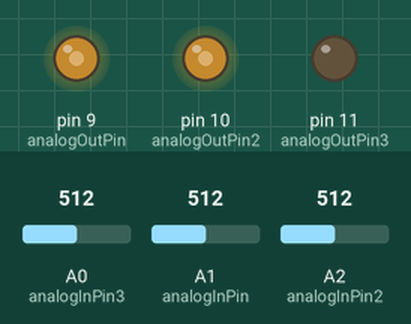
Recording of a sketch running on a simulated Arduino Uno, built with avr-gcc and run on an emulated ATmega328P. Shown: output pins drawn as LEDs (lit = HIGH). The test bench sets the inputs (shaded band); at power-on: A0 (analogInPin3) = 512, A1 (analogInPin) = 512, A2 (analogInPin2) = 512.

Above: at 1.2 s.
1.3 s: A0 (analogInPin3) set to 390
At 2.1 s:
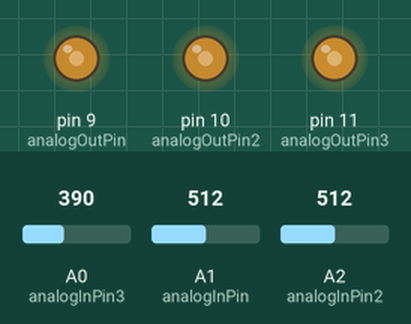
2.8 s: A1 (analogInPin) set to 716
At 3.2 s:
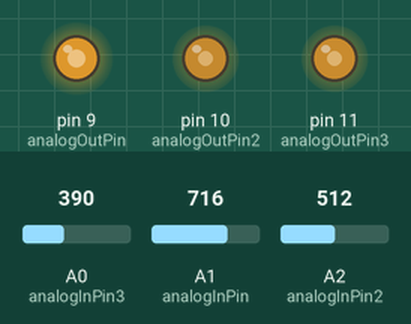
4.3 s: A2 (analogInPin2) set to 716
At 5.5 s:
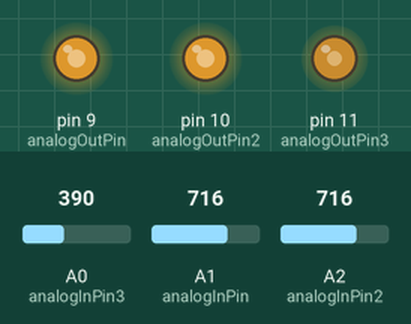
5.8 s: A0 (analogInPin3) set to 306
At 6.7 s:
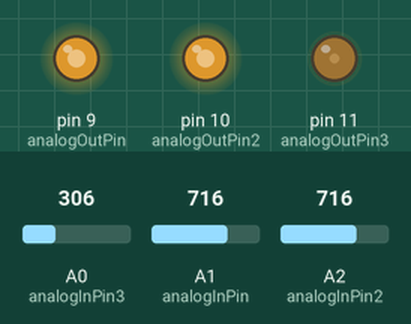
7.3 s: A1 (analogInPin) set to 900
At 7.9 s:
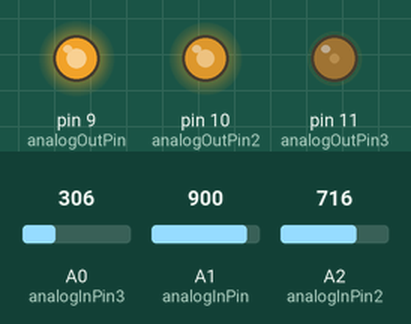
8.8 s: A2 (analogInPin2) set to 900
At 10.2 s:
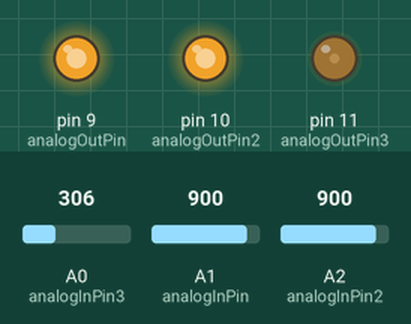
Timing chart, 0 to 11.3 s (numbered marks = the images above; inputs shaded):
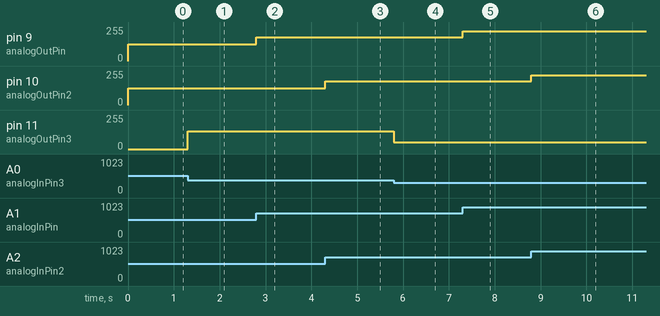

Measured:
- after the input at 1.3 s, pin 11 (analogOutPin3): 0/255 → 134/255 at once
- after the input at 2.8 s, pin 9 (analogOutPin): 127/255 → 178/255 at once
- after the input at 4.3 s, pin 10 (analogOutPin2): 127/255 → 178/255 at once
- after the input at 5.8 s, pin 11 (analogOutPin3): 134/255 → 50/255 at once
- after the input at 7.3 s, pin 9 (analogOutPin): 178/255 → 224/255 at once
- after the input at 8.8 s, pin 10 (analogOutPin2): 178/255 → 224/255 at once

The sketch:

NunchuckAndScreenClean.ino
```cpp
/*
  Analog input, analog output, serial output


 created 29 Dec. 2008
 modified 9 Apr 2012       by Tom Igoe
 modified again 3/4/2017   by Zia Mohammad, Zaher Hasan, & Neo

 Some elements in the example code are in the public domain.
*/

//   Parameters for the Controller:
// These constants won't change.  They're used to give names
// to the pins used:
const int analogInPin = A1;  // Up Down
const int analogInPin2 = A2;  //Left Right
const int analogInPin3 = A0;  // button

const int analogOutPin = 9; // Analog output pin that the LED is attached to
const int analogOutPin2 = 10;
const int analogOutPin3 = 11;

int sensorValue = 0;        // value read from the pot
int sensorValue2 = 0;
int sensorValue3 = 0;

int outputValue = 0;        // value output to the PWM (analog out)
int outputValue2 = 0;
int outputValue3 = 0;

boolean updown;
boolean button;
boolean leftright;
boolean neutral;


//-------------------------Main Code----------------------------------------------------
void ifstatements(){

  if (sensorValue3 > 200){  //The button
  button = false; //Not pushed
  }

  if (sensorValue3 < 199){
  button = true;   //Button Pushed
  }

  //-------------------------------------------------
  if (sensorValue2 <= 400 && sensorValue2 >= 300 && sensorValue <= 400 && sensorValue >= 300){
    neutral = true;
  }

  else{
    neutral = false;
  }

  if (sensorValue2 >  400){   //The Left Right
  leftright = false;      // Right Enable
  }

  if (sensorValue2 < 300){
  leftright = true;      //Left Enable
  }

  //------------------------------------------------
  if (sensorValue > 400){   //The Up Down
  updown = false;       //Up Enable
  }
  if (sensorValue < 300){
  updown = true;        //Down Enable
  }
  boolean input [4] = {updown, leftright, button, neutral};
}

void pinread() {
 // ---------------------------Controller Setup---------------------------------------
  // read the analog in value:
  sensorValue = analogRead(analogInPin);
  sensorValue2 = analogRead(analogInPin2);
  sensorValue3 = analogRead(analogInPin3);

  // map it to the range of the analog out:
  outputValue = map(sensorValue, 0, 1023, 0, 255);
  outputValue2 = map(sensorValue2, 0, 1023, 0, 255);
  outputValue3 = map(sensorValue3, 0, 1, 0, 1);

  // change the analog out value:
  analogWrite(analogOutPin, outputValue);
  analogWrite(analogOutPin2, outputValue2);
  analogWrite(analogOutPin3, outputValue3);
}

void setup() {
 Serial.begin(9600);
}

void loop() {
  pinread();
  ifstatements();
}
```
